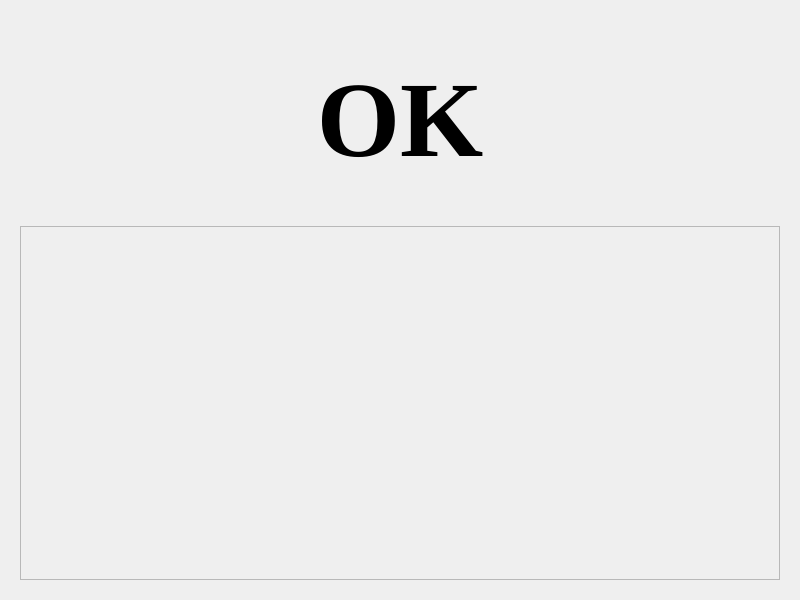
<?xml version="1.0" encoding="UTF-8"?>
<ui version="4.0">
 <class>GaoCeRunningUi</class>
 <widget class="QWidget" name="GaoCeRunningUi">
  <property name="geometry">
   <rect>
    <x>0</x>
    <y>0</y>
    <width>800</width>
    <height>600</height>
   </rect>
  </property>
  <property name="windowTitle">
   <string>Form</string>
  </property>
  <layout class="QHBoxLayout" name="mainLayout">
   <item>
    <widget class="QWidget" name="widget_2" native="true">
     <property name="sizePolicy">
      <sizepolicy hsizetype="Preferred" vsizetype="Preferred">
       <horstretch>1</horstretch>
       <verstretch>0</verstretch>
      </sizepolicy>
     </property>
     <layout class="QVBoxLayout">
      <item>
       <widget class="QLabel" name="stateLabel">
        <property name="sizePolicy">
         <sizepolicy hsizetype="Preferred" vsizetype="Preferred">
          <horstretch>0</horstretch>
          <verstretch>1</verstretch>
         </sizepolicy>
        </property>
        <property name="minimumSize">
         <size>
          <width>200</width>
          <height>200</height>
         </size>
        </property>
        <property name="maximumSize">
         <size>
          <width>16777215</width>
          <height>300</height>
         </size>
        </property>
        <property name="font">
         <font>
          <family>Times New Roman</family>
          <pointsize>80</pointsize>
          <weight>75</weight>
          <bold>true</bold>
         </font>
        </property>
        <property name="text">
         <string notr="true">OK</string>
        </property>
        <property name="textFormat">
         <enum>Qt::PlainText</enum>
        </property>
        <property name="alignment">
         <set>Qt::AlignCenter</set>
        </property>
       </widget>
      </item>
      <item>
       <widget class="QScrollArea" name="scrollArea">
        <property name="sizePolicy">
         <sizepolicy hsizetype="Expanding" vsizetype="Expanding">
          <horstretch>0</horstretch>
          <verstretch>3</verstretch>
         </sizepolicy>
        </property>
        <property name="widgetResizable">
         <bool>true</bool>
        </property>
        <widget class="QWidget" name="resultWidget">
         <property name="geometry">
          <rect>
           <x>0</x>
           <y>0</y>
           <width>762</width>
           <height>356</height>
          </rect>
         </property>
         <layout class="QFormLayout" name="resultLayout"/>
        </widget>
       </widget>
      </item>
     </layout>
    </widget>
   </item>
  </layout>
 </widget>
 <resources/>
 <connections/>
</ui>
